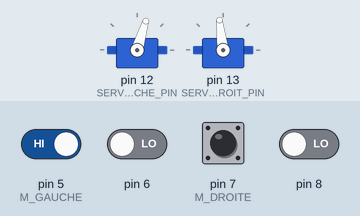
A sketch run on a simulated Arduino Uno, built with avr-gcc and run on an emulated ATmega328P. Shown: 2 × servo. Inputs (shaded band) come from the test bench; at power-on: pin 5 (M_GAUCHE), pin 7 (M_DROITE) HIGH, pin 6, pin 8 LOW. Random numbers use the default seed unless the sketch sets one.

Above: at 3.56 s.
4.2 s: pin 5 (M_GAUCHE) driven LOW
At 7.0 s:
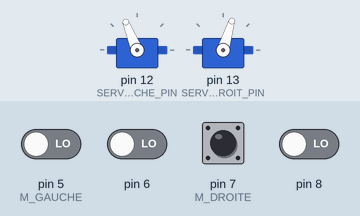
7.2 s: pin 6 driven HIGH
8.7 s: pin 6 driven LOW
At 9.58 s:
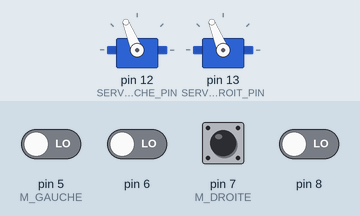
11.7 s: pin 8 driven HIGH
13.2 s: pin 8 driven LOW
At 14.02 s:
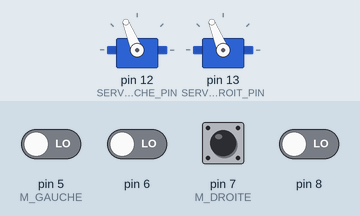
16.2 s: pin 5 (M_GAUCHE) driven HIGH
At 17.0 s:
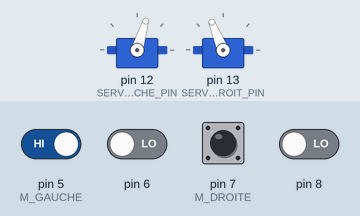
Timing chart, 0 to 20.2 s (numbered marks = the images above; inputs shaded):
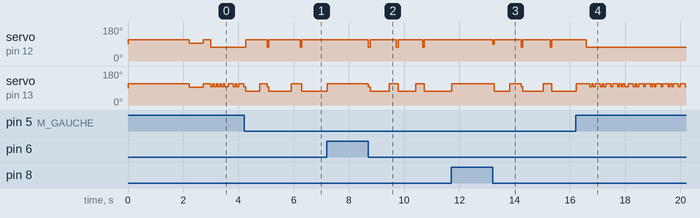

The sketch:

deplacement_final.ino
```cpp
#include <Servo.h>

#define SERVO_GAUCHE_PIN 12
#define SERVO_DROIT_PIN 13

#define M_GAUCHE 5
#define M_DROITE 7
#define PH_GAUCHE 8
#define PH_DROITE 6

#define PHOTO_TRANSISTOR 3

#define L 5.6 //Demi largeur du robot
#define VITESSE_MAX 50
#define IMP_MAX 1700 //Impulsion maximale recevable par les servos moteurs
#define IMP_ARRET 1500 //Impulsion pour que les servos ne tourne pas
#define IMP_MIN 1300 //Impulsion minimale recevable par les servos moteurs

Servo Servo_droit;
Servo Servo_gauche;
unsigned long lum_gauche;
unsigned long lum_droite;
unsigned long lum_diff;


void setup() {
  Serial.begin(9600);

  pinMode(M_GAUCHE, INPUT);
  pinMode(M_DROITE, INPUT);


  Servo_droit.attach(SERVO_GAUCHE_PIN);
  Servo_gauche.attach(SERVO_DROIT_PIN);

  initDirection();


}

void loop() {
  //Récupération des valeurs fournis par les phototransistors
  lum_gauche = rcTime(PH_GAUCHE);
  lum_droite = rcTime(PH_DROITE);
  lum_diff = lum_gauche - lum_droite;


   //Control du cote le plus lumineux et avancer en fonction
   if(lum_diff < ((lum_gauche + lum_droite)/2)*0.5){
    avancerRobot(60);
  }else if(lum_gauche < lum_droite){
    gauche(60,20,VITESSE_MAX); //Temps,Rayon de courbure,Vitesse
  }else{
    droite(60,20,VITESSE_MAX); //Temps,Rayon de courbure,Vitesse
  }

  controlMoustache();

}

void initDirection(){

  long minLumValue = 999999999;
  int nbRota = 0;

  int timeFullTour = 2200; //valeur de temps pour un tour
  int nbEtape = 8; //Nombre d'etape d'analyse voulu pendant le tour


  for(int i = 0 ; i < nbEtape; i++){

    long g = rcTime(PH_GAUCHE); //Lecture de la luminosite du capteur gauche
    long d = rcTime(PH_DROITE); //Lecture de la luminosite du capteur droit
    if((g+d)/2 < minLumValue){
      minLumValue = (g+d)/2;
      nbRota = i; //Retient la direction la plus eclairé
    }

    surPlaceDroite(timeFullTour/nbEtape,VITESSE_MAX); //Tourne de nb_etape

  }
  Servo_droit.writeMicroseconds (IMP_ARRET);
  Servo_gauche.writeMicroseconds (IMP_ARRET);
  delay(500);
  surPlaceDroite((timeFullTour/nbEtape)*(nbRota),VITESSE_MAX); //Se place dans la direction la plus eclairé

}

//Effectue le processus de control des deux monstaches et replace le robot en fonction
void controlMoustache(){
  //Calcul aléatoire de temps pour les futurs déplacements
  int randomBackTime = rand()%(1000 - 500) + 500;
  int randomTurnTime = rand()%(500 - 200) + 200;

  if(digitalRead(M_GAUCHE) == LOW && digitalRead(M_DROITE) == LOW){ //DEMI-TOUR
    reculerRobot(randomBackTime);
    surPlaceDroite(1100,VITESSE_MAX);
  }else if(digitalRead(M_GAUCHE) == LOW){ //Choc à gauche deplacement vers la droite
    reculerRobot(randomBackTime);
    surPlaceDroite(randomTurnTime, VITESSE_MAX);
  }else if(digitalRead(M_DROITE) == LOW){ //Choc à droite deplacement vers la gauche
    reculerRobot(randomBackTime);
    surPlaceGauche(randomTurnTime, VITESSE_MAX);
  }

}


//Obtention du niveau de luminosite
long rcTime(int pin){
  unsigned long int time;

  //Charge du condensateur
  pinMode(pin, OUTPUT);
  digitalWrite(pin, HIGH);
  delay(1);

  pinMode(pin, INPUT);
  digitalWrite(pin, LOW);

  //Decharge du condensateur et mesure du temps
  time = micros();
  while(digitalRead(pin));
  time = micros() - time;

  return time;
}

//Retourne l'impulsion à envoyer au servo moteur en fonction de la vitesse désirée
int getImpulsion(double vitesse){

  if(vitesse == 0) return 1500; //Evite les erreurs d'arrondi pour la vitesse 0

  double x = vitesse;
  int impulsion;
  double w;
  int const nbDeg = 10;

  //1498 + -2,7x + 0,0172x^2 + 6,11E-03x^3 + -7,09E-05x^4 + -1,04E-05x^5 + 9,25E-08x^6 + 6,59E-09x^7 + -4,7E-11x^8 + -1,42E-12x^9 + 8,17E-15x^10
  //impulsion = 1498 - 2.7*x + 0.0172*pow(x,2) + 6.11*pow(10,-3)*pow(x,3) - 7.09*pow(10,-5)*pow(x,4) - 1.04*pow(10,-5)*pow(x,5) + 9.25*pow(10,-8)*pow(x,6) + 6.59*pow(10,-9)*pow(x,7) - 4.7*pow(10,-11)*pow(x,8) - 1.42*pow(10,-12)*pow(x,9) + 8.17*pow(10,-15)*pow(x,10);


  //double coef[nbDeg+1] = {8.17*pow(10,-15), -1.42*pow(10,-12), - 4.7*pow(10,-11), 6.59*pow(10,-9), 9.25*pow(10,-8), -0.0000104, -0.0000709, 0.00611, 0.0172, - 2.7, 1498};
  double coef[nbDeg+1] = {0.00000000000000817, -0.00000000000142, -0.000000000047, 0.00000000659, 0.0000000925, -0.0000104, -0.0000709, 0.00611, 0.0172, - 2.7, 1498};

  w = coef[0]; //Initialisation de w avec le coef de plus grand degré
  for(int i = 1; i < nbDeg+1; i++){
    w = w * x + coef[i];   //Récriture de la variable en suivant la méthode de Horner
  }

  impulsion = w;

  //Verification pour ne pas dépasser la capacité maximal des servos moteurs.
  if(impulsion > IMP_MAX) return IMP_MAX;
  if(impulsion < IMP_MIN) return IMP_MIN;
  return impulsion;
}


//Calcul la vitesse à fournir à une roue en fonction du rayon de courbure voulu et d'une vitesse pour l'autre roue
double vitesseSelonRC(double P, int vitesseMax){
  if(P < 0) return -vitesseMax; //UTILE ???
  double vitesseMin;
  vitesseMin = (vitesseMax*(P/L-1))/(P/L+1); //L (constante) est la demi largeur du robot
  return vitesseMin;
}


void gauche(int duree_deplacement, int RC, int vitesse){
  double v = vitesseSelonRC(RC,vitesse);
  int imp = getImpulsion(-v);
  Servo_gauche.writeMicroseconds(imp);
  Servo_droit.writeMicroseconds(getImpulsion(vitesse));
  if(duree_deplacement >= 0){
    delay(duree_deplacement);
  }
}


void droite(int duree_deplacement, int RC, int vitesse){
  double v = vitesseSelonRC(RC,vitesse);
  int imp = getImpulsion(v);
  Servo_droit.writeMicroseconds(imp);
  Servo_gauche.writeMicroseconds(getImpulsion(-vitesse));
  if(duree_deplacement >= 0){
    delay(duree_deplacement);
  }
}


void surPlaceDroite(int duree_deplacement,int vitesse){
  droite(duree_deplacement, 0, vitesse);
}

void surPlaceGauche(int duree_deplacement,int vitesse){
  gauche(duree_deplacement, 0, vitesse);
}


void avancerRobot(int duree_deplacement){
  mouvementLineaireSelonVitesse(duree_deplacement, VITESSE_MAX);
}

void mouvementLineaireSelonVitesse(int duree_deplacement, int vitesse){
  Servo_droit.writeMicroseconds (getImpulsion(vitesse));
  Servo_gauche.writeMicroseconds (getImpulsion(-vitesse));
  if(duree_deplacement >= 0){
    delay(duree_deplacement);
  }
}

void reculerRobot(int duree_deplacement){
  mouvementLineaireSelonVitesse(duree_deplacement, -VITESSE_MAX);
}


void stopRobot(){
  Servo_droit.detach();
  Servo_gauche.detach();
}
```

Measured:
- after the input at 4.2 s, servo on pin 12 (SERVO_GAUCHE_PIN): goes 112° 0.78 s, 73° 0.06 s, 112° 1.1 s, 73° 0.06 s, then 112°, starting after 0.05 s
- after the input at 8.7 s, servo on pin 12 (SERVO_GAUCHE_PIN): alternates 112° for 0.92 s and 73° for 0.06 s, starting at once; servo on pin 13 (SERVO_DROIT_PIN): 112° → 97° at once, then repeats every 1.0 s: 73° 0.69 s, 112° 0.32 s
- after the input at 13.2 s, servo on pin 12 (SERVO_GAUCHE_PIN): 112° → 88° at once, then repeats every 1.0 s: 112° 0.97 s, 73° 0.06 s
